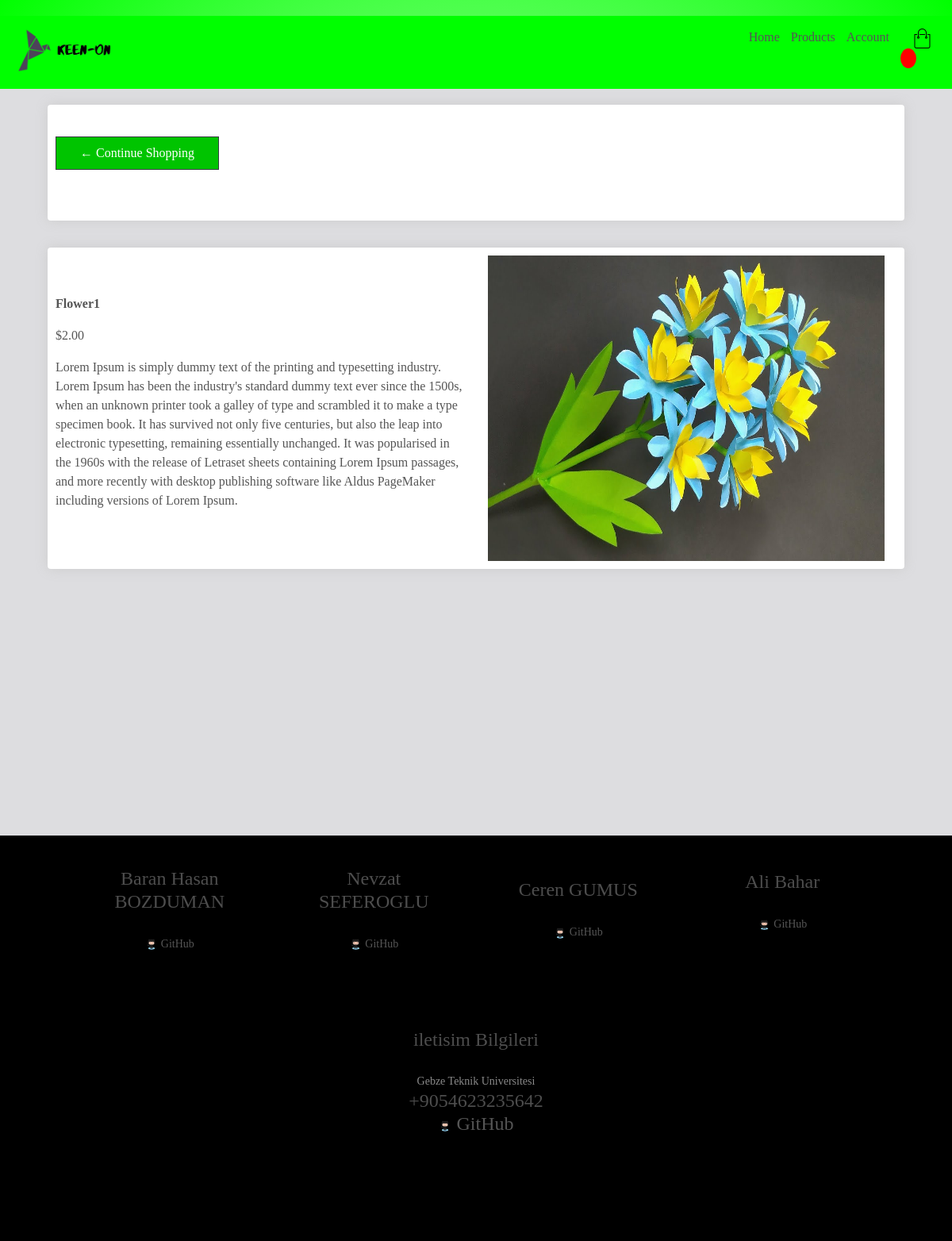
/product_details/1, run on an earlier commit of the app's database.
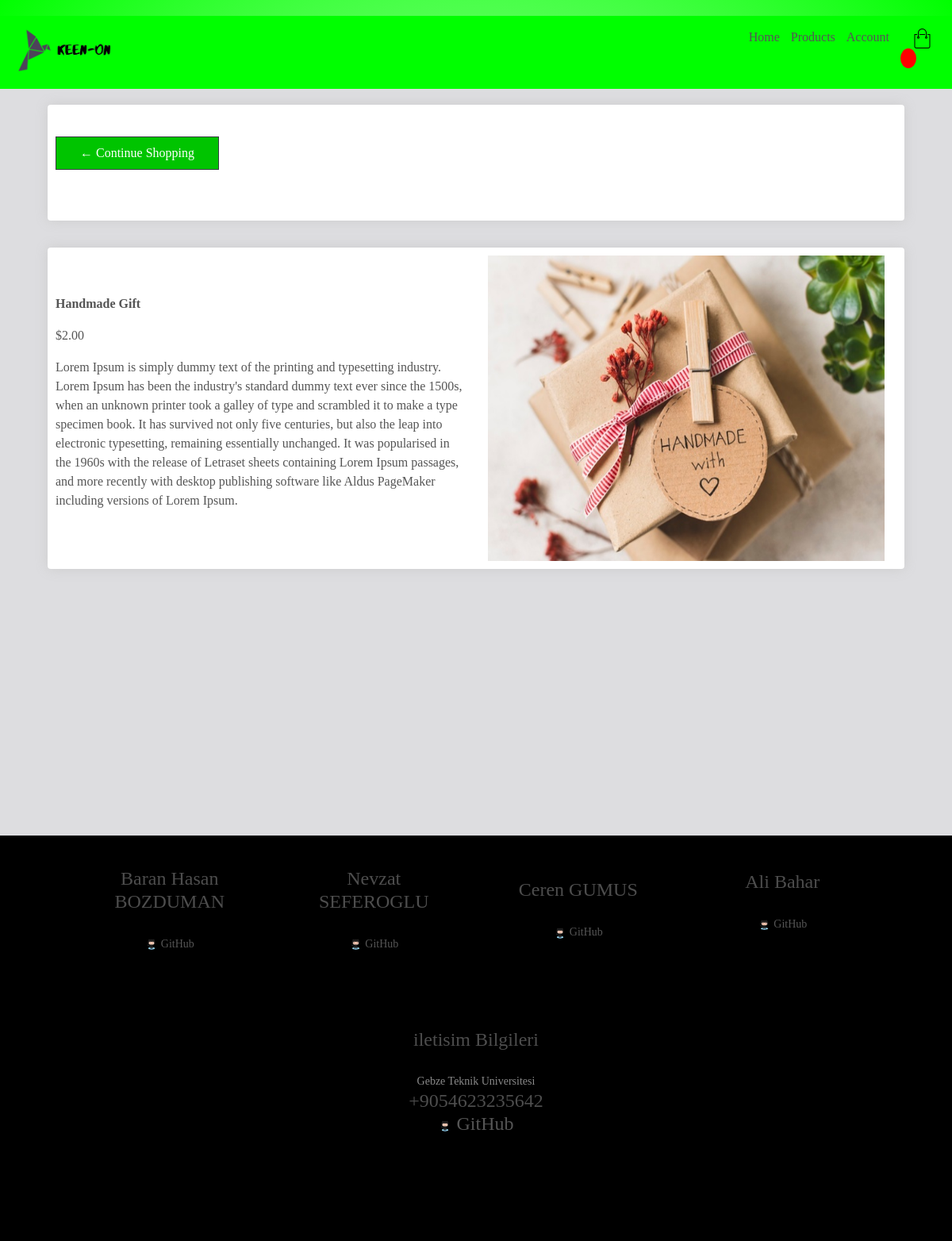
And on a later commit of the database.
### store/models.py (models this page shows, shortened)
class Product(models.Model):
	id = models.AutoField
	customer = models.ForeignKey(Customer, on_delete=models.CASCADE, null=True, blank=True, related_name="product_c")
	name = models.CharField(max_length=200, null=True)
	price= models.FloatField()
	digital = models.BooleanField(default=False, null=True, blank=False)
	image = models.ImageField(null=True, blank=True)
	quantity = models.IntegerField(default=0, null=True, blank=True)
	description =models.CharField(default="default", max_length=200, null=False)
	@property
	def imageURL(self):
		try:
			url = self.image.url
		except:
			url = ''
		return url

### store/views.py (the view)
def product_details(request,id):
	context = {}
	product = get_object_or_404(Product,id = id)
	context = {'product': product, 'id': id}
	return render(request, "store/product-details.html",context)

### store/templates/store/product-details.html (shortened to what this page needs)
<!DOCTYPE html>
{% extends 'store/base.html' %}
{% load static %}
{% block forHead %}
    <link rel="stylesheet" href="https://stackpath.bootstrapcdn.com/bootstrap/4.4.1/css/bootstrap.min.css">
    <link rel="stylesheet" type="text/css" href="{% static 'css/checkout.css' %}">
    <link rel="stylesheet" type="text/css" href="{% static 'css/style.css' %}">
    <link rel="stylesheet" type="text/css" href="{% static 'css/navbar.css' %}">
    <link rel="stylesheet" type="text/css" href="{% static 'css/profile.css' %}">
    <link rel="stylesheet" type="text/css" href="{% static 'css/base.css' %}">
	 <link rel="stylesheet" type="text/css" href="{% static 'css/view.css' %}">
{% endblock %}
{% block content %}
<div style = "background-color:#DDDDE0;">
<div style = "background-color: #00ff00;">
    {% include "store/navbar.html" %}
    <br>
    <br>
    <br>
</div>
<div class="row">
	<div class="col-lg-12">
		<div class="col-lg-12">
			<div class="col-lg-12">
				<div class="col-lg-12">
					<div class="col-lg-12">
		<div class="box-element">
			<a  class="btn btn-outline-dark" href="{% url 'store' %}">&#x2190; Continue Shopping</a>
			<br>
			<br>
		</div>
		<br>
			</div>
			</div>
			</div>
			<div class="col-lg-12">
		<div class="col-lg-12">
			<div class="col-lg-12">
			<div class="box-element" style = "background-color:#FFFFFF">
			<div class="row">
				<div class="col-md-6">
					<p><strong>{{product.name}}</strong></p>
					<div class="subtitle" style="flex:1"><p>${{product.price|floatformat:2}}</p></div>
					<div style="flex:2"><p>Lorem Ipsum is simply dummy text of the printing and typesetting industry.
					Lorem Ipsum has been the industry's standard dummy text ever since the 1500s, when an unknown printer took a galley
					of type and scrambled it to make a type specimen book. It has survived not only five centuries, but also the leap into
					electronic typesetting, remaining essentially unchanged. It was popularised in the 1960s with the release of Letraset
					sheets containing Lorem Ipsum passages,
					and more recently with desktop publishing software like Aldus PageMaker including versions of Lorem Ipsum.</p></div>
				</div>
				<div class="col-md-6"><img class="col-image" src="{{product.imageURL}}" width="500px" height="385px">
					</div>
			</div>
		</div>
		</div>
			</div>
	</div>
	</div>
	<br>
	 <br>
    <br>
    <br>
    <br>
    <br>
    <br>
    <br>
    <br>
    <br>
	  <br>
    <br>
    <br>
    <br>
</div>
	</div>
	</div>
<div class="footer">
	<div class="row">
		<div class="col-5">
			<ul>
				<li><h4>Baran Hasan BOZDUMAN</h4></li>
					<div class="img_link">
						<a href="https://github.com/bhbduman" target="blank">
							<img src="{% static 'images/GitHub.png' %}">
							GitHub
						</a><br>
					</div>
			</ul>
		</div>
		<div class="col-5">
			<ul>
				<li><h4>Nevzat SEFEROGLU</h4></li>
					<a href="https://github.com/nevzatseferoglu" target="blank">
						<div class="img_link">
							<img src="{% static 'images/GitHub.png' %}">
							GitHub
						</div>
					</a>
			</ul>
		</div>
		<div class="col-5">
			<ul>
				<li><h4>Ceren GUMUS</h4></li>
					<a href="https://github.com/cerengumus" target="blank">
						<div class="img_link">
							<img src="{% static 'images/GitHub.png' %}">
							GitHub
						</div>
					</a>
			</ul>
		</div>
		<div class="col-5">
			<ul>
				<li><h4>Ali Bahar</h4></li>
					<a href="https://github.com/alibhr" target="blank">
						<div class="img_link">
							<img src="{% static 'images/GitHub.png' %}">
							GitHub
						</div>
					</a><br>
			</ul>
		</div>
		<div class="col-5">
			<ul>
				<li><h4>iletisim Bilgileri</h4></li>
				<li>Gebze Teknik Universitesi<h4>
                    <li>+9054623235642<h4>
					<a href="https://github.com/SoftEngProjects-RapidSoft/Keen-On" target="blank">
						<div class="img_link">
							<img src="{% static 'images/GitHub.png' %}">
							GitHub
						</div>
					</a><br>
				</h4></li>
			</ul>
		</div>
	</div>
</div>
{% endblock %}

What changed in the data, as far as the page shows it:
changed Product: name "Flower1" → "Handmade Gift"; imageURL: a different picture
